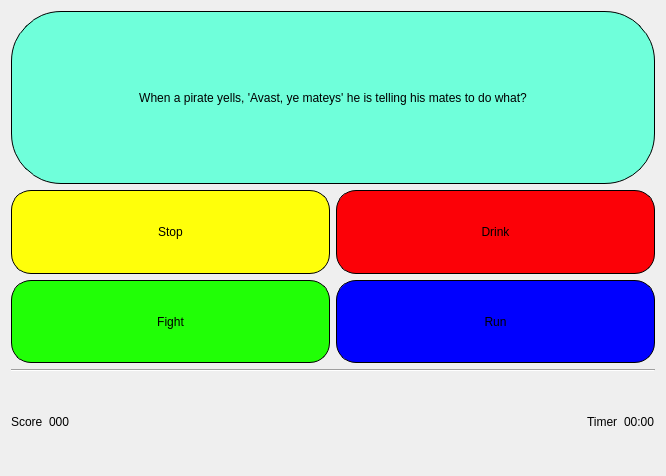
<?xml version="1.0" encoding="UTF-8"?>
<ui version="4.0">
 <class>Form</class>
 <widget class="QWidget" name="Form">
  <property name="geometry">
   <rect>
    <x>0</x>
    <y>0</y>
    <width>666</width>
    <height>476</height>
   </rect>
  </property>
  <property name="windowTitle">
   <string>Form</string>
  </property>
  <layout class="QHBoxLayout" name="horizontalLayout">
   <item>
    <layout class="QGridLayout" name="screenLeftGridLayout"/>
   </item>
   <item>
    <layout class="QGridLayout" name="formGridLayout" rowstretch="0,0,0">
     <item row="2" column="0">
      <layout class="QGridLayout" name="senterGridLayout" rowstretch="2,2,2,1">
       <item row="0" column="0">
        <widget class="QLabel" name="questionLabel">
         <property name="styleSheet">
          <string notr="true">background-color: rgb(111, 255, 218);
font: 32pt &quot;.SF NS Text&quot;;
border-width: 1px;
border-style: solid;
border-radius: 50px;</string>
         </property>
         <property name="text">
          <string>When a pirate yells, 'Avast, ye mateys' he is telling his mates to do what?</string>
         </property>
         <property name="alignment">
          <set>Qt::AlignCenter</set>
         </property>
         <property name="wordWrap">
          <bool>true</bool>
         </property>
        </widget>
       </item>
       <item row="2" column="0">
        <widget class="Line" name="bottomLine">
         <property name="sizeIncrement">
          <size>
           <width>0</width>
           <height>1</height>
          </size>
         </property>
         <property name="orientation">
          <enum>Qt::Horizontal</enum>
         </property>
        </widget>
       </item>
       <item row="3" column="0">
        <layout class="QGridLayout" name="bottomGridLayout" rowstretch="0">
         <item row="0" column="0">
          <widget class="QLabel" name="scoreLabel">
           <property name="text">
            <string>Score</string>
           </property>
          </widget>
         </item>
         <item row="0" column="1">
          <widget class="QLabel" name="scoreValueLabel">
           <property name="text">
            <string>000</string>
           </property>
          </widget>
         </item>
         <item row="0" column="4">
          <widget class="QLabel" name="timeValueLabel">
           <property name="text">
            <string>00:00</string>
           </property>
          </widget>
         </item>
         <item row="0" column="3">
          <widget class="QLabel" name="timeLabel">
           <property name="text">
            <string>Timer</string>
           </property>
          </widget>
         </item>
         <item row="0" column="2">
          <spacer name="horizontalSpacer">
           <property name="orientation">
            <enum>Qt::Horizontal</enum>
           </property>
           <property name="sizeHint" stdset="0">
            <size>
             <width>40</width>
             <height>20</height>
            </size>
           </property>
          </spacer>
         </item>
        </layout>
       </item>
       <item row="1" column="0">
        <layout class="QGridLayout" name="answersGridLayout" rowstretch="0,0">
         <item row="0" column="0">
          <widget class="QLabel" name="yellowAnswerLabel">
           <property name="styleSheet">
            <string notr="true">background-color: rgb(255, 255, 10);
font: 32pt &quot;.SF NS Text&quot;;
border-width: 1px;
border-style: solid;
border-radius: 20px;</string>
           </property>
           <property name="text">
            <string>Stop</string>
           </property>
           <property name="alignment">
            <set>Qt::AlignCenter</set>
           </property>
          </widget>
         </item>
         <item row="0" column="1">
          <widget class="QLabel" name="redAnswerLabel">
           <property name="styleSheet">
            <string notr="true">background-color: rgb(252, 1, 7);
font: 32pt &quot;.SF NS Text&quot;;
border-width: 1px;
border-style: solid;
border-radius: 20px;</string>
           </property>
           <property name="text">
            <string>Drink</string>
           </property>
           <property name="alignment">
            <set>Qt::AlignCenter</set>
           </property>
          </widget>
         </item>
         <item row="1" column="0">
          <widget class="QLabel" name="greenAnswerLabel">
           <property name="styleSheet">
            <string notr="true">background-color: rgb(33, 255, 6);
font: 32pt &quot;.SF NS Text&quot;;
border-width: 1px;
border-style: solid;
border-radius: 20px;</string>
           </property>
           <property name="text">
            <string>Fight</string>
           </property>
           <property name="alignment">
            <set>Qt::AlignCenter</set>
           </property>
          </widget>
         </item>
         <item row="1" column="1">
          <widget class="QLabel" name="blueAnswerLabel">
           <property name="styleSheet">
            <string notr="true">background-color: rgb(0, 0, 255);
font: 32pt &quot;.SF NS Text&quot;;
border-width: 1px;
border-style: solid;
border-radius: 20px;</string>
           </property>
           <property name="text">
            <string>Run</string>
           </property>
           <property name="alignment">
            <set>Qt::AlignCenter</set>
           </property>
          </widget>
         </item>
        </layout>
       </item>
      </layout>
     </item>
    </layout>
   </item>
   <item>
    <layout class="QGridLayout" name="screenRightGridLayout"/>
   </item>
  </layout>
 </widget>
 <resources/>
 <connections/>
</ui>
